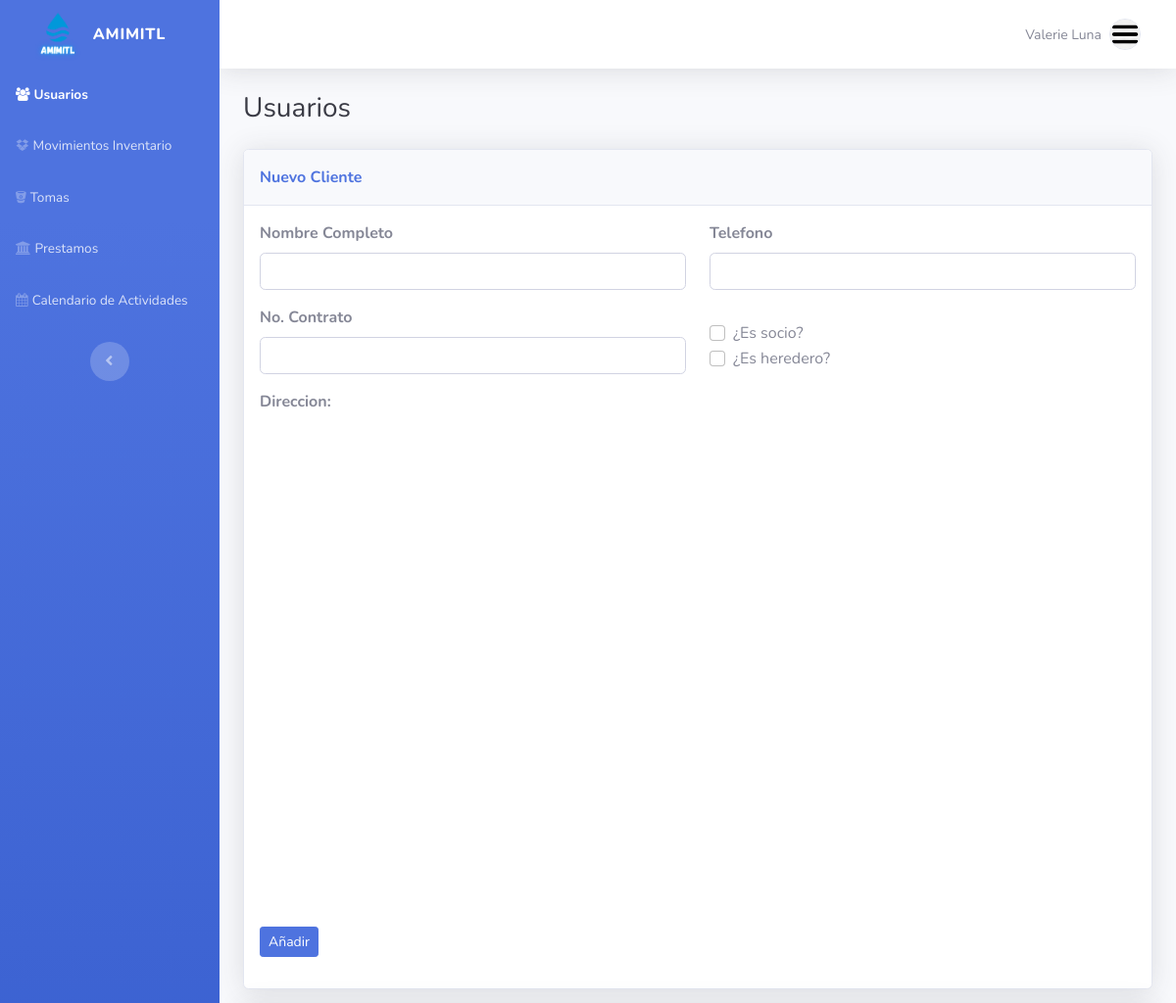
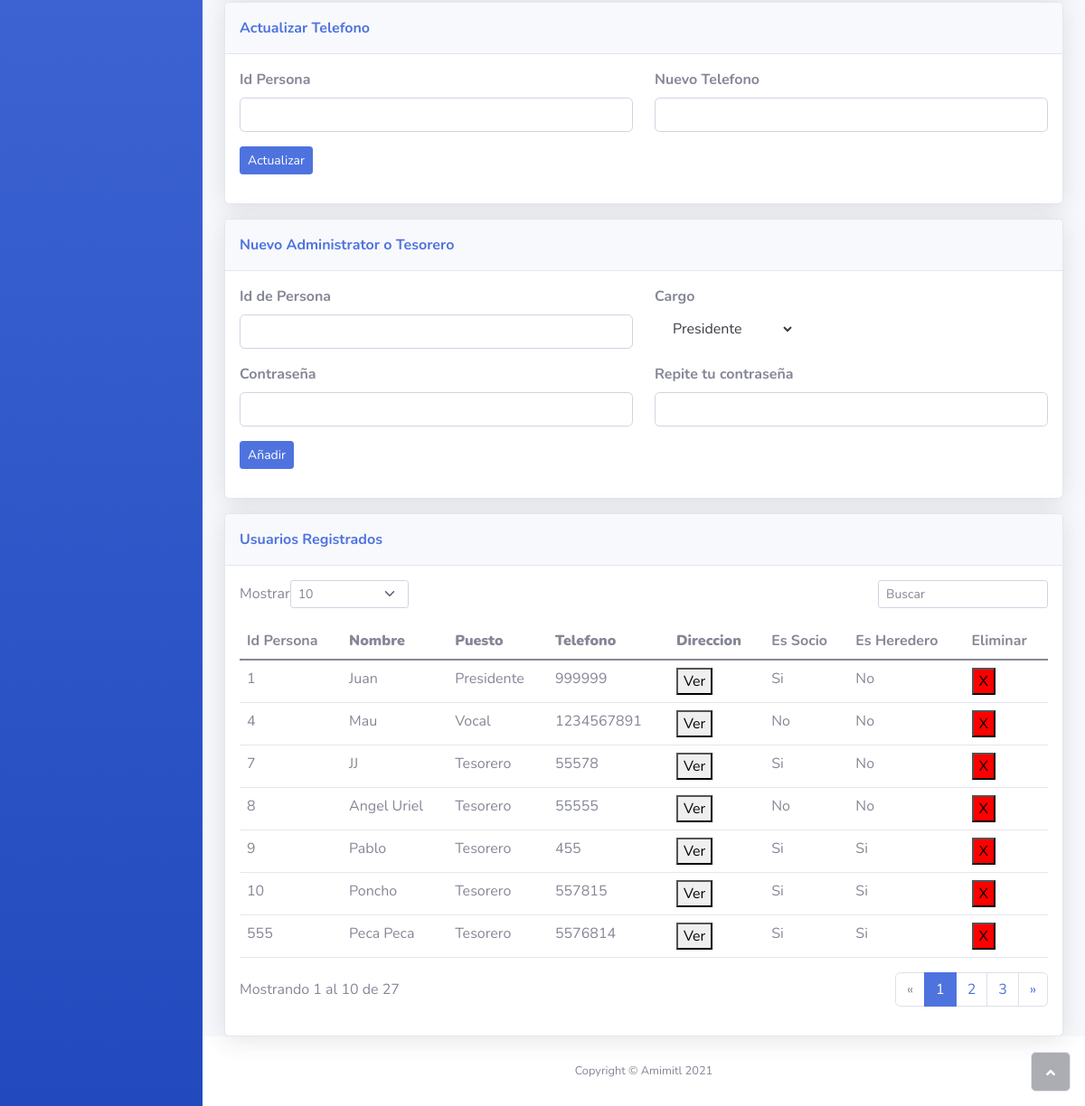
Screenshot of /index.php (signed in) with the database file from the repository (2 pictures, top to bottom).
### tables this page shows
CREATE TABLE `persona` (
  `idPersona` int(11) NOT NULL,
  `Nombre` varchar(60) NOT NULL,
  `coordX` double DEFAULT NULL,
  `coordY` double DEFAULT NULL,
  `Telefono` varchar(10) NOT NULL,
  `EsSocio` tinyint(4) NOT NULL,
  `EsHeredero` tinyint(4) NOT NULL
);

CREATE TABLE `cargo` (
  `idCargo` int(11) NOT NULL,
  `NombreCargo` varchar(60) NOT NULL
);

### index.php (the view, shortened to what the rows shown need)
<!DOCTYPE html>
<html>
<head>
    <link rel="stylesheet" href="assets/bootstrap/css/bootstrap.min.css">
    <link rel="stylesheet" href="assets/fonts/fontawesome-all.min.css">
    <link rel="stylesheet" href="assets/fonts/font-awesome.min.css">
    <link rel="stylesheet" href="assets/fonts/fontawesome5-overrides.min.css">
</head>
<body id="page-top">
    <div id="wrapper">
        <div class="d-flex flex-column" id="content-wrapper">
            <div id="content">
                <div class="container-fluid">
                                <?php
                                include("ingresopersonas.php");
                            ?>
                            <?php
                                include("admin.php");
                            ?>
                    <div class="card shadow">
                        <div class="card-body">
                            <div class="table-responsive table mt-2" id="dataTable-1" role="grid" aria-describedby="dataTable_info">
                                <table class="table my-0" id="dataTable">
                                    <thead>
                                        <tr>
                                            <th>Id Persona</th>
                                            <th><strong>Nombre</strong><br></th>
                                            <th><strong>Puesto</strong><br></th>
                                            <th><strong>Telefono</strong><br></th>
                                            <th><strong>Direccion</strong><br></th>
                                            <th>Es Socio</th>
                                            <th>Es Heredero</th>
                                            <th>Eliminar</th>
                                        </tr>
                                    </thead>
                                    <tbody>
                                    <?php
                                        include("assets/php/conexion.php");
                                        $sql = "SELECT * FROM persona";
                                        $result = mysqli_query($conn, $sql);
                                        while($mostrar = mysqli_fetch_array($result)){
                                        ?>
                                        <tr>
                                            <?php
                                            $id = $mostrar['idPersona'];
                                            $sql2 = "SELECT * FROM cargo WHERE idCargo = (SELECT Cargo_idCargo FROM administrador WHERE Persona_idPersona = '$id')";
                                            $result2 = mysqli_query($conn, $sql2);
                                            while($mostrar2 = mysqli_fetch_array($result2)){
                                                $cargo = $mostrar2['NombreCargo'];
                                            }
                                            ?>
                                            <?php if($mostrar['EsSocio'] == 1){
                                                $socio = "Si";
                                            }else{
                                                $socio = "No";
                                            } ?>
                                            <?php if($mostrar['EsHeredero'] == 1){
                                                $here = "Si";
                                            }else{
                                                $here = "No";
                                            } ?>
                                            <td><?php echo $mostrar['idPersona']?></td>
                                            <td><?php echo $mostrar['Nombre']?></td>
                                            <td><?php echo $cargo?></td>
                                            <td><?php echo $mostrar['Telefono']?></td>
                                            <td><?php echo $mostrar['Dirreccion']?></td>
                                            <td><?php echo $socio?></td>
                                            <td><?php echo $here?></td>
                                        </tr>
                                        <?php
                                        }
                                        ?>
                                    </tbody>
                                </table>
                            </div>
                        </div>
                    </div>
                </div>
            </div>
        </div><a class="border rounded d-inline scroll-to-top" href="#page-top"><i class="fas fa-angle-up"></i></a>
    </div>
</body>
</html>

### rows the page displays
persona: idPersona "1", Nombre "Juan", cargo.NombreCargo "Presidente", Telefono "999999", EsSocio "Si", EsHeredero "No"
persona: idPersona "4", Nombre "Mau", cargo.NombreCargo "Vocal", Telefono "1234567891", EsSocio "No", EsHeredero "No"
persona: idPersona "7", Nombre "JJ", cargo.NombreCargo "Tesorero", Telefono "55578", EsSocio "Si", EsHeredero "No"
persona: idPersona "8", Nombre "Angel Uriel", cargo.NombreCargo "Tesorero", Telefono "55555", EsSocio "No", EsHeredero "No"
persona: idPersona "9", Nombre "Pablo", Telefono "455", EsSocio "Si", EsHeredero "Si"
cargo: NombreCargo "Tesorero"
persona: idPersona "10", Nombre "Poncho", Telefono "557815", EsSocio "Si", EsHeredero "Si"
persona: idPersona "555", Nombre "Peca Peca", Telefono "5576814", EsSocio "Si", EsHeredero "Si"

### other values shown
form field cargos "Presidente"
